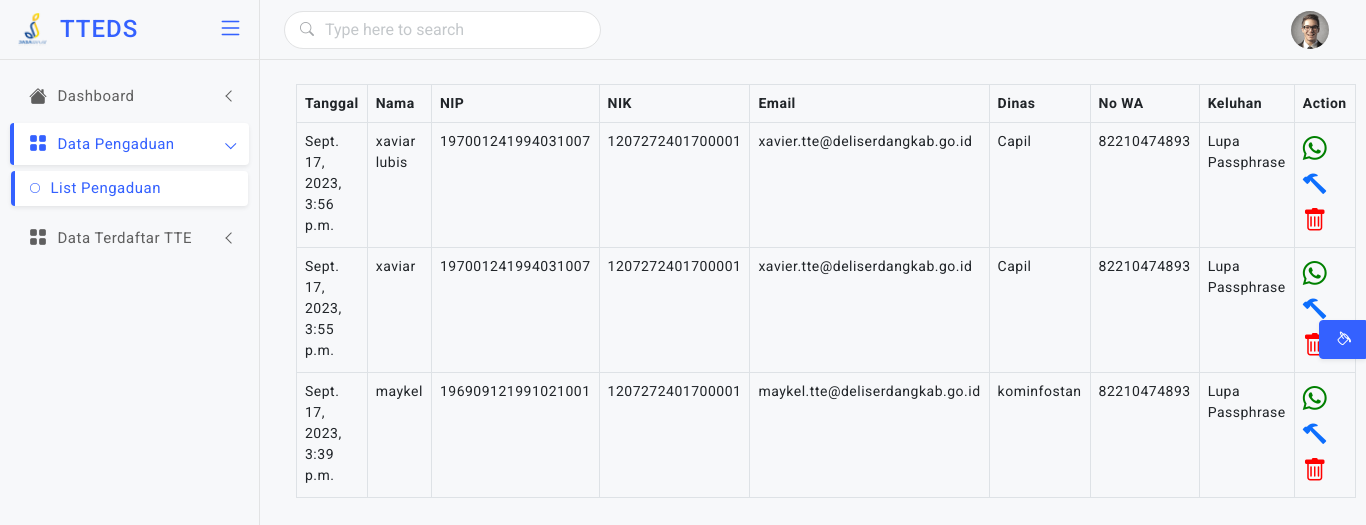
Before: /backend/list-pengaduan/ with the older database file.
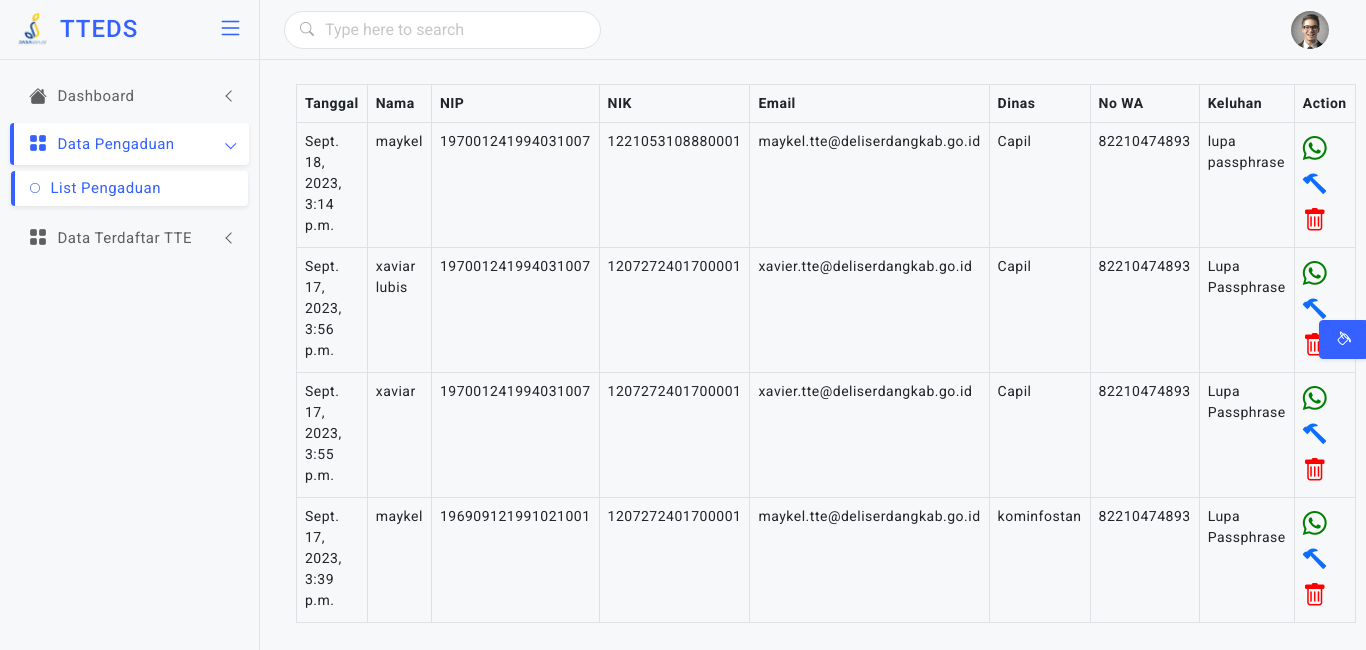
After: the same page with the newer database file.
### beranda/models.py (models this page shows, shortened)
class Pengaduan(models.Model):
    nama = models.CharField(max_length=200)
    nip  = models.IntegerField()
    nik  = models.IntegerField()
    email = models.EmailField(default='.tte@deliserdangkab.go.id')
    dinas = models.CharField(max_length=400)
    nohp  = models.IntegerField()
    keluhan = models.TextField()
    publish = models.DateTimeField(auto_now_add=True)

### backend/views.py (the view)
# urls.py: path('list-pengaduan/', views.listpengaduan, name='list-pengaduan'),
def listpengaduan(request):
    listpengaduan = Pengaduan.objects.all().order_by('-pk')
    return render(request,'backend/list-pengaduan.html',{'listpengaduan':listpengaduan})

### backend/templates/backend/list-pengaduan.html (shortened to what this page needs)
{% extends "backend/master.html" %}
{% block dashboard %}
<div class="container">
    <div class="row">
        <div class="col-md-12">
            <table class="table table-bordered table-hover">
                <thead>
                    <tr>
                        <th>Tanggal</th>
                        <th>Nama</th>
                        <th>NIP</th>
                        <th>NIK</th>
                        <th>Email</th>
                        <th>Dinas</th>
                        <th>No WA</th>
                        <th>Keluhan</th>
                        <th>Action</th>
                    </tr>
                </thead>
                <tbody>
                    {% for l  in listpengaduan  %}
                    <tr>
                        <td>{{l.publish}}</td>
                        <td>{{l.nama}}</td>
                        <td>{{l.nip}}</td>
                        <td>{{l.nik}}</td>
                        <td>{{l.email}}</td>
                        <td>{{l.dinas}}</td>
                        <td>{{l.nohp}}</td>
                        <td>{{l.keluhan}}</td>
                        <td>
                            <a href="https://api.whatsapp.com/send?phone={{l.nohp}}"><i class="bi bi-whatsapp fs-4" style="color: green;"></i></a>
                            <a href="#"><i class="bi bi-hammer fs-4"></i></a>
                            <a href="#"><i class="bi bi-trash fs-4" style="color:red" data-bs-toggle="modal" data-bs-target="#exampleModal-{{l.id}}"></i></a>
                        </td>
                    </tr>
                    {% endfor %}
                </tbody>
            </table>
        </div>
    </div>
</div>
{% endblock dashboard %}

Changed rows visible on the page:
added Pengaduan: publish "Sept. 18, 2023, 3:14 p.m.", nama "maykel", nip "197001241994031007", nik "1221053108880001", email "maykel.tte@deliserdangkab.go.id", dinas "Capil", nohp "82210474893", keluhan "lupa passphrase"
